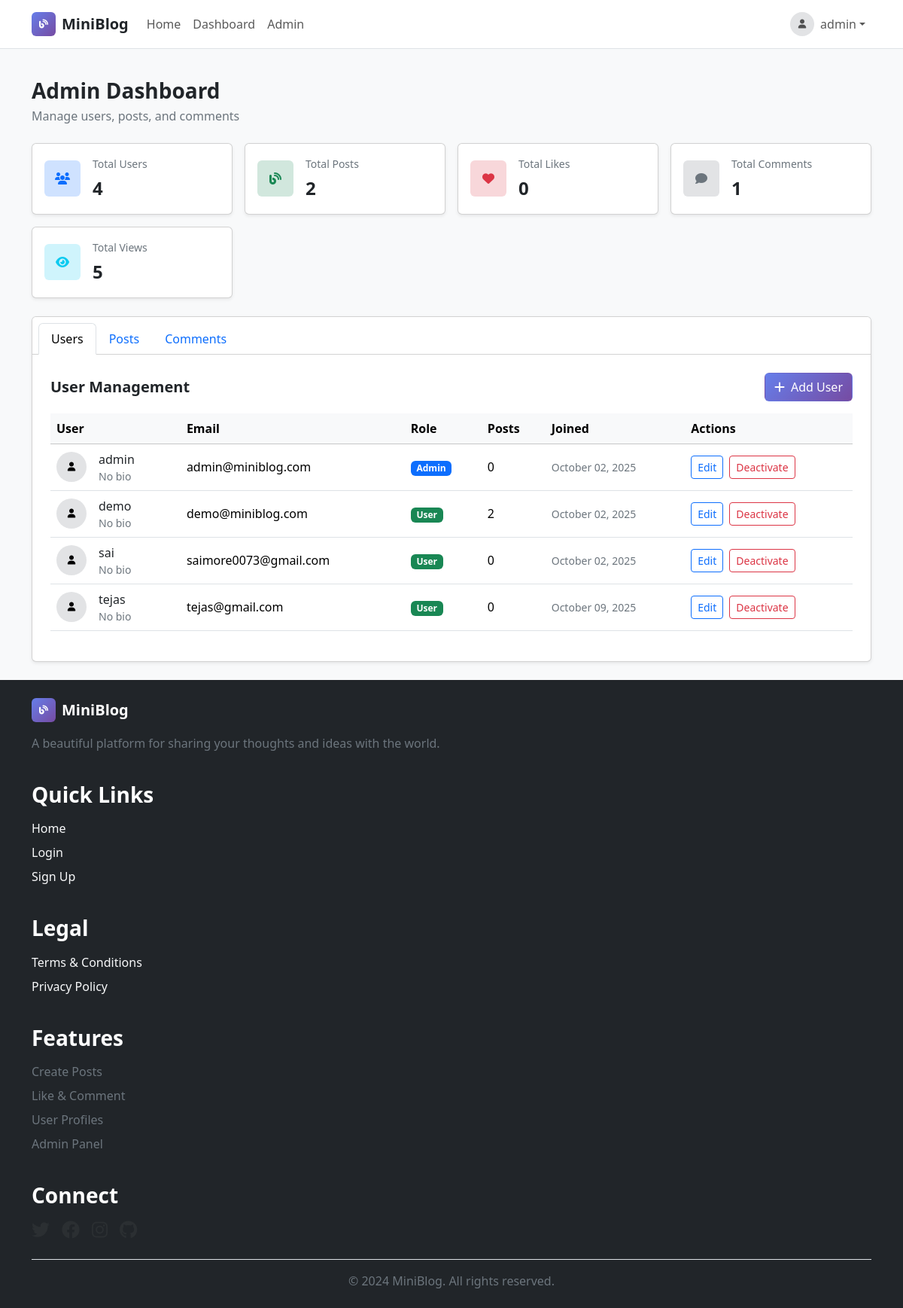
The page /admin (signed in) on the database its author committed.
### models.py (models this page shows, shortened)
class User(UserMixin, db.Model):
    id = db.Column(db.Integer, primary_key=True)
    username = db.Column(db.String(20), unique=True, nullable=False)
    email = db.Column(db.String(120), unique=True, nullable=False)
    password_hash = db.Column(db.String(128), nullable=False)
    avatar = db.Column(db.String(200), default='')
    bio = db.Column(db.String(200), default='')
    role = db.Column(db.String(20), default='user')
    is_active = db.Column(db.Boolean, default=True)
    created_at = db.Column(db.DateTime, default=datetime.utcnow)
    posts = db.relationship('Post', backref='author', lazy=True, cascade='all, delete-orphan')
    comments = db.relationship('Comment', backref='author', lazy=True, cascade='all, delete-orphan')
    likes = db.relationship('Like', backref='user', lazy=True, cascade='all, delete-orphan')

### app.py (the view)
@app.route('/admin')
@login_required
def admin():
    if current_user.role != 'admin':
        flash('Access denied. Admin privileges required.', 'error')
        return redirect(url_for('index'))
    users = User.query.all()
    posts = Post.query.all()
    comments = Comment.query.all()
    return render_template('admin/dashboard.html', users=users, posts=posts, comments=comments)

### app.py (called while the page is built)
@login_manager.user_loader
def load_user(user_id):
    return User.query.get(int(user_id))

### models.py (called while the page is built)
    def get_like_count(self):
        try:
            return len(self.likes) if self.likes else 0
        except:
            return 0

    def get_comment_count(self):
        try:
            return len(self.comments) if self.comments else 0
        except:
            return 0

    def get_like_count(self):
        try:
            return len(self.likes) if self.likes else 0
        except:
            return 0

### templates/admin/dashboard.html (shortened to what this page needs)
{% extends "base.html" %}
{% block content %}
<div class="container-lg py-4">
    <div class="mb-4">
        <h1 class="h3 fw-bold text-dark mb-1">Admin Dashboard</h1>
        <p class="text-secondary mb-0">Manage users, posts, and comments</p>
    </div>
    <div class="row g-3 mb-4">
        <div class="col-12 col-md-6 col-lg-3">
            <div class="card shadow-sm h-100">
                <div class="card-body d-flex align-items-center">
                    <div class="rounded d-inline-flex align-items-center justify-content-center bg-primary-subtle me-3" style="width:48px;height:48px;">
                        <i class="fas fa-users text-primary"></i>
                    </div>
                    <div>
                        <p class="small text-secondary mb-1">Total Users</p>
                        <p class="fs-4 fw-bold text-dark mb-0">{{ users|length }}</p>
                    </div>
                </div>
            </div>
        </div>
        <div class="col-12 col-md-6 col-lg-3">
            <div class="card shadow-sm h-100">
                <div class="card-body d-flex align-items-center">
                    <div class="rounded d-inline-flex align-items-center justify-content-center bg-success-subtle me-3" style="width:48px;height:48px;">
                        <i class="fas fa-blog text-success"></i>
                    </div>
                    <div>
                        <p class="small text-secondary mb-1">Total Posts</p>
                        <p class="fs-4 fw-bold text-dark mb-0">{{ posts|length }}</p>
                    </div>
                </div>
            </div>
        </div>
        <div class="col-12 col-md-6 col-lg-3">
            <div class="card shadow-sm h-100">
                <div class="card-body d-flex align-items-center">
                    <div class="rounded d-inline-flex align-items-center justify-content-center bg-danger-subtle me-3" style="width:48px;height:48px;">
                        <i class="fas fa-heart text-danger"></i>
                    </div>
                    <div>
                        <p class="small text-secondary mb-1">Total Likes</p>
                        <p class="fs-4 fw-bold text-dark mb-0">
                        {% set total_likes = 0 %}
                        {% for post in posts %}
                            {% set total_likes = total_likes + post.get_like_count() %}
                        {% endfor %}
                        {{ total_likes }}
                        </p>
                    </div>
                </div>
            </div>
        </div>
        <div class="col-12 col-md-6 col-lg-3">
            <div class="card shadow-sm h-100">
                <div class="card-body d-flex align-items-center">
                    <div class="rounded d-inline-flex align-items-center justify-content-center bg-secondary-subtle me-3" style="width:48px;height:48px;">
                        <i class="fas fa-comment text-secondary"></i>
                    </div>
                    <div>
                        <p class="small text-secondary mb-1">Total Comments</p>
                        <p class="fs-4 fw-bold text-dark mb-0">{{ comments|length }}</p>
                    </div>
                </div>
            </div>
        </div>
        <div class="col-12 col-md-6 col-lg-3">
            <div class="card shadow-sm h-100">
                <div class="card-body d-flex align-items-center">
                    <div class="rounded d-inline-flex align-items-center justify-content-center bg-info-subtle me-3" style="width:48px;height:48px;">
                        <i class="fas fa-eye text-info"></i>
                    </div>
                    <div>
                        <p class="small text-secondary mb-1">Total Views</p>
                        <p class="fs-4 fw-bold text-dark mb-0">{{ posts|sum(attribute='view_count') }}</p>
                    </div>
                </div>
            </div>
        </div>
    </div>
    <div class="card shadow-sm">
        <div class="card-header bg-white">
            <ul class="nav nav-tabs card-header-tabs" role="tablist">
                <li class="nav-item" role="presentation">
                    <button class="nav-link active tab-button" id="users-tab" onclick="showTab('users')" type="button" role="tab">Users</button>
                </li>
                <li class="nav-item" role="presentation">
                    <button class="nav-link tab-button" id="posts-tab" onclick="showTab('posts')" type="button" role="tab">Posts</button>
                </li>
                <li class="nav-item" role="presentation">
                    <button class="nav-link tab-button" id="comments-tab" onclick="showTab('comments')" type="button" role="tab">Comments</button>
                </li>
            </ul>
        </div>
        <div id="users-content" class="tab-content p-4">
            <div class="d-flex align-items-center justify-content-between mb-3">
                <h2 class="h5 fw-semibold text-dark mb-0">User Management</h2>
                <button onclick="createUser()" class="btn btn-gradient">
                    <i class="fas fa-plus me-2"></i>Add User
                </button>
            </div>
            <div class="table-responsive">
                <table class="table align-middle">
                    <thead class="table-light">
                        <tr>
                            <th>User</th>
                            <th>Email</th>
                            <th>Role</th>
                            <th>Posts</th>
                            <th>Joined</th>
                            <th>Actions</th>
                        </tr>
                    </thead>
                    <tbody>
                        {% for user in users %}
                            <tr>
                                <td>
                                    <div class="d-flex align-items-center">
                                        <div class="rounded-circle bg-secondary-subtle d-inline-flex align-items-center justify-content-center" style="width:40px;height:40px;">
                                            <i class="fas fa-user" style="font-size:12px;"></i>
                                        </div>
                                        <div class="ms-3">
                                            <div class="fw-medium text-dark">{{ user.username }}</div>
                                            <div class="small text-secondary">{{ user.bio or 'No bio' }}</div>
                                        </div>
                                    </div>
                                </td>
                                <td>{{ user.email }}</td>
                                <td>
                                    <span class="badge {{ 'text-bg-primary' if user.role == 'admin' else 'text-bg-success' }}">{{ user.role.title() }}</span>
                                </td>
                                <td>{{ user.posts|length }}</td>
                                <td class="small text-secondary">{{ user.created_at.strftime('%B %d, %Y') }}</td>
                                <td>
                                    <div class="d-flex align-items-center gap-2">
                                        <button onclick="editUser({{ user.id }})" class="btn btn-sm btn-outline-primary">Edit</button>
                                        <button onclick="toggleUserStatus({{ user.id }}, {{ user.is_active|lower }})" class="btn btn-sm {{ 'btn-outline-danger' if user.is_active else 'btn-outline-success' }}">
                                            {{ 'Deactivate' if user.is_active else 'Activate' }}
                                        </button>
                                    </div>
                                </td>
                            </tr>
                        {% endfor %}
                    </tbody>
                </table>
            </div>
        </div>
    </div>
</div>
{% endblock %}

### templates/base.html (shortened to what this page needs)
<!DOCTYPE html>
<html lang="en">
<head>
    <link href="https://cdn.jsdelivr.net/npm/bootstrap@5.3.3/dist/css/bootstrap.min.css" rel="stylesheet">
    <link rel="stylesheet" href="https://cdnjs.cloudflare.com/ajax/libs/font-awesome/6.4.0/css/all.min.css">
</head>
<body class="bg-light min-vh-100 d-flex flex-column">
    <nav class="navbar navbar-expand-lg bg-white border-bottom position-fixed w-100 top-0 z-3 navbar-blur">
        <div class="container-lg">
            <a class="navbar-brand d-flex align-items-center" href="{{ url_for('index') }}">
                <span class="d-inline-flex align-items-center justify-content-center rounded me-2" style="width:32px;height:32px;">
                    <span class="d-inline-flex align-items-center justify-content-center rounded gradient-bg" style="width:32px;height:32px;">
                        <i class="fas fa-blog text-white" style="font-size:12px;"></i>
                    </span>
                </span>
                <span class="fw-bold text-dark">MiniBlog</span>
            </a>
            <div class="collapse navbar-collapse" id="mainNavbar">
                <ul class="navbar-nav me-auto mb-2 mb-lg-0">
                    <li class="nav-item"><a class="nav-link" href="{{ url_for('index') }}">Home</a></li>
                    {% if current_user.is_authenticated %}
                        <li class="nav-item"><a class="nav-link" href="{{ url_for('dashboard') }}">Dashboard</a></li>
                        {% if current_user.role == 'admin' %}
                            <li class="nav-item"><a class="nav-link" href="{{ url_for('admin') }}">Admin</a></li>
                        {% endif %}
                    {% endif %}
                </ul>
                <ul class="navbar-nav ms-auto">
                    {% if current_user.is_authenticated %}
                        <li class="nav-item dropdown">
                            <a class="nav-link dropdown-toggle d-flex align-items-center" href="#" id="userMenu" role="button" data-bs-toggle="dropdown" aria-expanded="false">
                                <span class="d-inline-flex align-items-center justify-content-center rounded-circle bg-secondary-subtle me-2" style="width:32px;height:32px;">
                                    <i class="fas fa-user" style="font-size:12px;"></i>
                                </span>
                                <span>{{ current_user.username }}</span>
                            </a>
                        </li>
                    {% else %}
                        <li class="nav-item"><a class="nav-link" href="{{ url_for('login') }}">Login</a></li>
                        <li class="nav-item"><a class="btn btn-gradient ms-2" href="{{ url_for('register') }}">Sign Up</a></li>
                    {% endif %}
                </ul>
            </div>
        </div>
    </nav>
    <main class="pt-5" style="padding-top: 5rem !important;">
        {% block content %}{% endblock %}
    </main>
    <footer class="bg-dark text-white mt-5 mt-auto">
        <div class="container-lg py-4">
            <div class="row g-4">
                <div>
                    <div class="d-flex align-items-center mb-3">
                        <div class="rounded d-inline-flex align-items-center justify-content-center gradient-bg me-2" style="width:32px;height:32px;">
                            <i class="fas fa-blog text-white" style="font-size:12px;"></i>
                        </div>
                        <span class="fs-5 fw-bold">MiniBlog</span>
                    </div>
                    <p class="text-secondary">A beautiful platform for sharing your thoughts and ideas with the world.</p>
                </div>
                <div>
                    <h3 class="fw-semibold mb-3">Quick Links</h3>
                    <ul class="list-unstyled">
                        <li class="mb-2"><a href="{{ url_for('index') }}" class="link-light link-underline-opacity-0 link-underline-opacity-100-hover">Home</a></li>
                        <li class="mb-2"><a href="{{ url_for('login') }}" class="link-light link-underline-opacity-0 link-underline-opacity-100-hover">Login</a></li>
                        <li class="mb-2"><a href="{{ url_for('register') }}" class="link-light link-underline-opacity-0 link-underline-opacity-100-hover">Sign Up</a></li>
                    </ul>
                </div>
                <div>
                    <h3 class="fw-semibold mb-3">Legal</h3>
                    <ul class="list-unstyled">
                        <li class="mb-2"><a href="{{ url_for('terms') }}" class="link-light link-underline-opacity-0 link-underline-opacity-100-hover">Terms & Conditions</a></li>
                        <li class="mb-2"><a href="{{ url_for('privacy') }}" class="link-light link-underline-opacity-0 link-underline-opacity-100-hover">Privacy Policy</a></li>
                    </ul>
                </div>
                <div>
                    <h3 class="fw-semibold mb-3">Features</h3>
                    <ul class="list-unstyled text-secondary">
                        <li class="mb-2">Create Posts</li>
                        <li class="mb-2">Like & Comment</li>
                        <li class="mb-2">User Profiles</li>
                        <li class="mb-2">Admin Panel</li>
                    </ul>
                </div>
                <div>
                    <h3 class="fw-semibold mb-3">Connect</h3>
                    <div class="d-flex gap-3">
                        <a href="#" class="text-secondary-emphasis"><i class="fab fa-twitter fs-4"></i></a>
                        <a href="#" class="text-secondary-emphasis"><i class="fab fa-facebook fs-4"></i></a>
                        <a href="#" class="text-secondary-emphasis"><i class="fab fa-instagram fs-4"></i></a>
                        <a href="#" class="text-secondary-emphasis"><i class="fab fa-github fs-4"></i></a>
                    </div>
                </div>
            </div>
            <div class="border-top mt-4 pt-3 text-center text-secondary">
                <p class="mb-0">&copy; 2024 MiniBlog. All rights reserved.</p>
            </div>
        </div>
    </footer>
</body>
</html>

### templates/base.html (style rules this page uses)
.gradient-bg { background: linear-gradient(135deg, #667eea 0%, #764ba2 100%); }
.btn-gradient { background: linear-gradient(135deg, #667eea 0%, #764ba2 100%); color: #fff; transition: all 0.3s ease; }
.navbar-blur { backdrop-filter: blur(10px); background-color: rgba(255, 255, 255, 0.9); }

### rows shown on the page
User: username "admin", bio "No bio", email "admin@miniblog.com", role "Admin", posts|length "0", created_at "October 02, 2025", is_active "Deactivate"
User: username "demo", bio "No bio", email "demo@miniblog.com", role "User", posts|length "2", created_at "October 02, 2025", is_active "Deactivate"
User: username "sai", bio "No bio", email "saimore0073@gmail.com", role "User", posts|length "0", created_at "October 02, 2025", is_active "Deactivate"
User: username "tejas", bio "No bio", email "tejas@gmail.com", role "User", posts|length "0", created_at "October 09, 2025", is_active "Deactivate"

### other values the page prints
{{ users|length }} "4"
{{ posts|length }} "2"
{{ total_likes }} "0"
{{ comments|length }} "1"
{{ posts|sum(attribute='view_count') }} "5"
